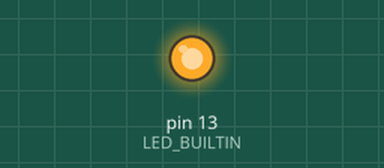
Recording of a sketch running on a simulated Arduino Uno, built with avr-gcc and run on an emulated ATmega328P. On the bench: output pins drawn as LEDs (lit = HIGH). What the sketch prints to the serial monitor is not drawn.

Above: at 0.1 s.
At 22.5 s:
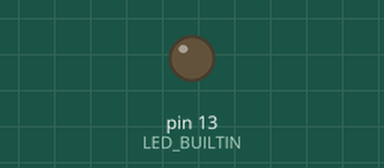
Timing chart, 0 to 24.0 s (numbered marks = the images above):
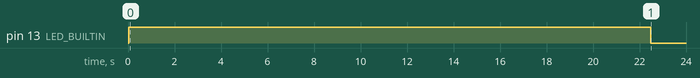

The sketch:

eeprom_getallvalue.ino
```cpp
/***
  Print out all values stored inside EEPROM
***/

#include <EEPROM.h>

int addr = 0; //address in the EEPROM
char value[10]; //value to be get from / put to EEPROM

void setup() {

  pinMode(LED_BUILTIN,OUTPUT);
  Serial.begin(9600);

  Serial.print("EEPROM.length() = ");
  Serial.println(EEPROM.length());

  for (addr = 0; addr < EEPROM.length(); addr++)
  {
    digitalWrite(LED_BUILTIN,HIGH); // turn the LED on (HIGH is the voltage level)
    EEPROM.get(addr,value);
    //value = EEPROM.read(addr);
    Serial.print(addr);
    Serial.print("\t{");
    Serial.print(value);
    Serial.println("}");
    digitalWrite(LED_BUILTIN, LOW); // turn the LED off by making the voltage LOW
  }
  Serial.end();

}


void loop() {

}
```
